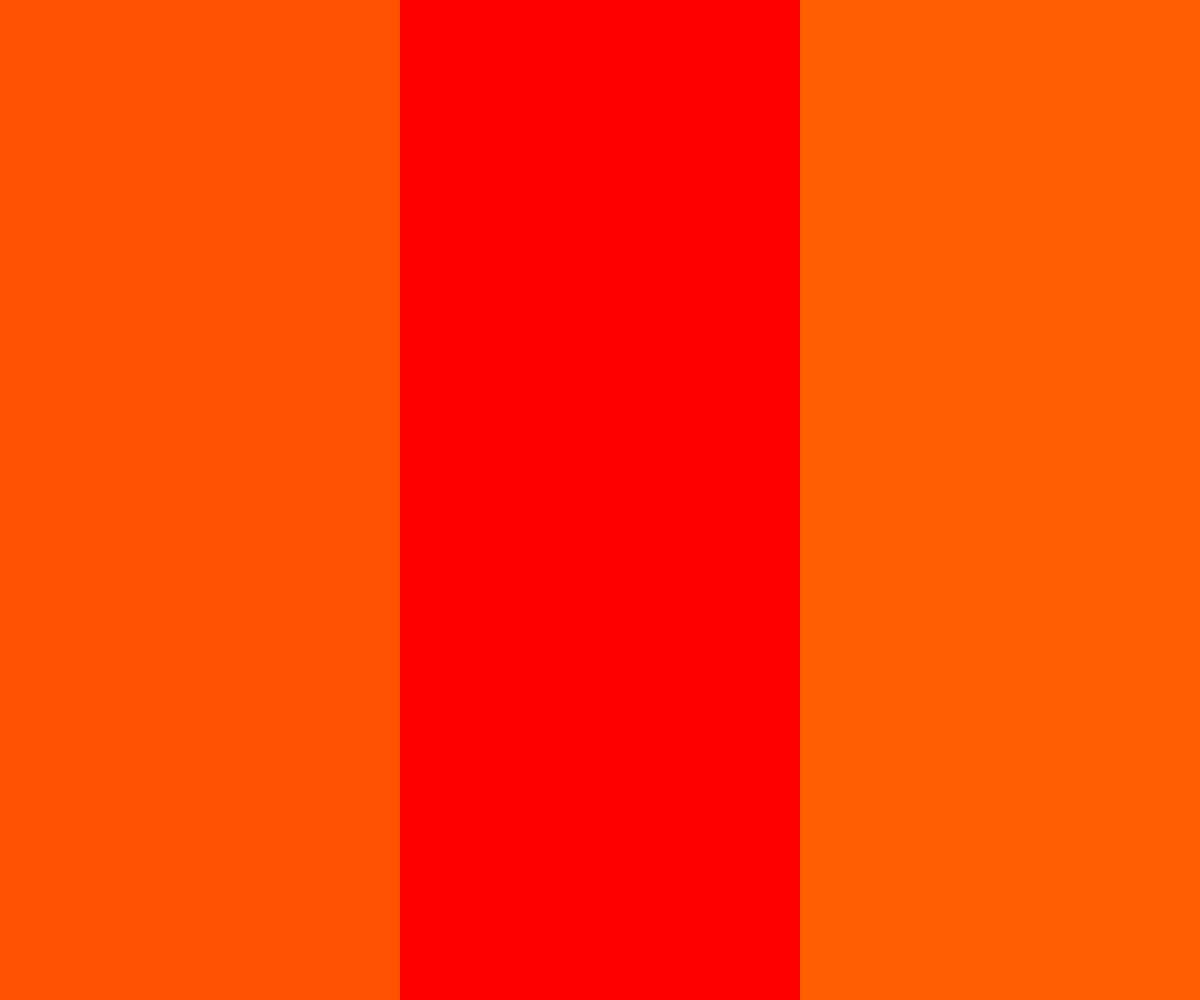
Frame 1 (no input)
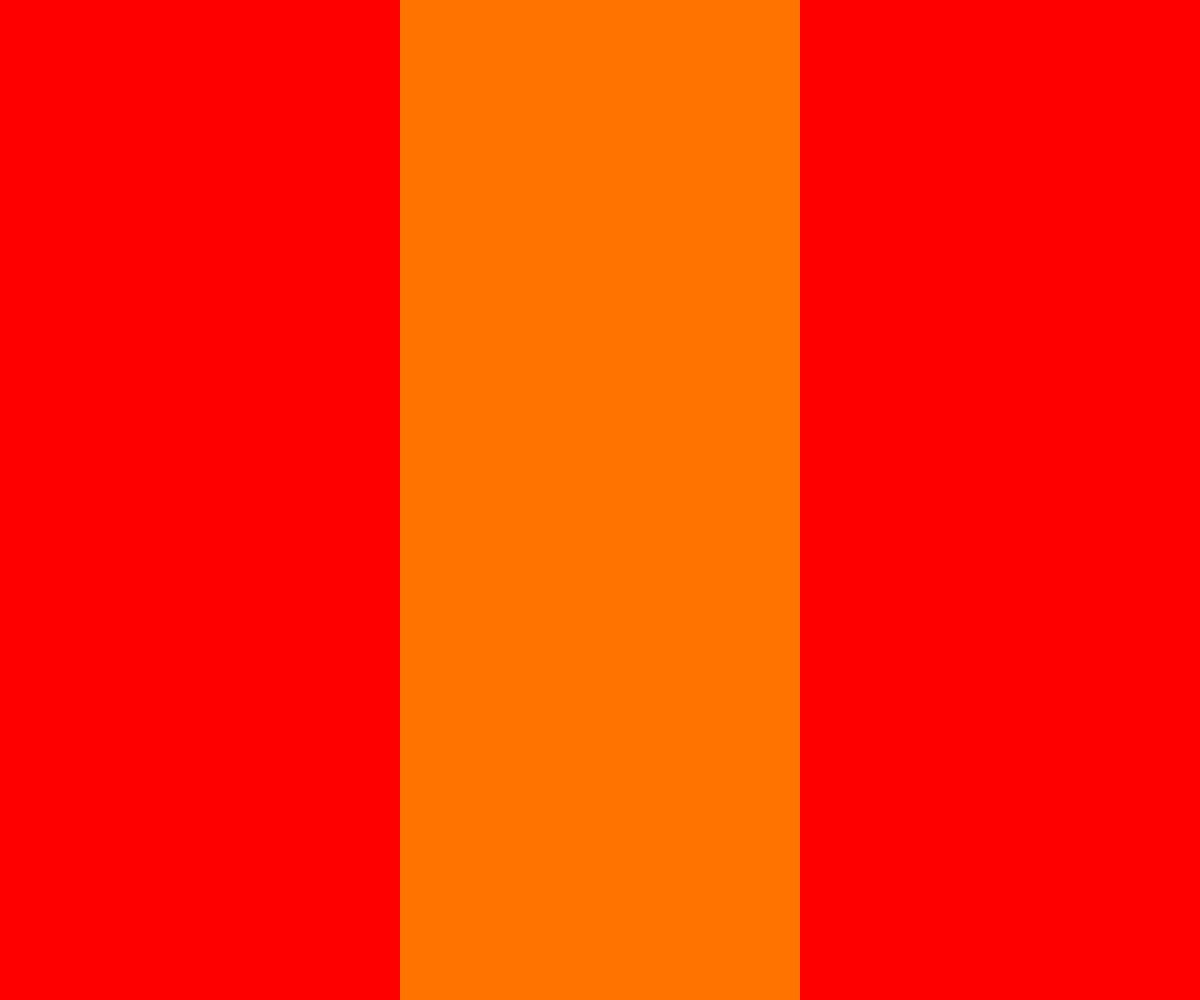
Frame 2 (the mouse pressed at the canvas centre, redrawn once)

The p5.js sketch that drew these frames (run headless with seeded random() and noise() and a simulated clock; the mouse was pressed at the canvas centre and the sketch redrawn once):

// p5.js sketch
// ── sketch.js

var numColumns = 3;
var colorRange = 45;
var h = 0;

function setup() {
  // put setup code here

  createCanvas(windowWidth, windowHeight);
  colorMode (HSB, 360,100, 100);
  noStroke();
  noLoop();

}

function draw() {
  // put drawing code here
  
  for (var i = 0; i < numColumns; i++) {
    var randomHue = random(h - colorRange, h + colorRange)
    fill (randomHue,100, 100);
    rect (i* width / numColumns, 0, width / numColumns, height)
  }

}

function keyPressed () {
h =  random(360);
redraw();
}
